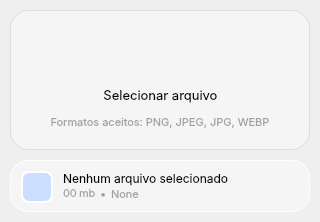
       <widget class="QFrame" name="wdgFileSelectorInfor_2">
        <property name="sizePolicy">
         <sizepolicy hsizetype="Fixed" vsizetype="Fixed">
          <horstretch>0</horstretch>
          <verstretch>0</verstretch>
         </sizepolicy>
        </property>
        <property name="minimumSize">
         <size>
          <width>0</width>
          <height>222</height>
         </size>
        </property>
        <property name="maximumSize">
         <size>
          <width>16777215</width>
          <height>222</height>
         </size>
        </property>
        <property name="styleSheet">
         <string notr="true">QFrame{
	background-color: qlineargradient(spread:pad, x1:0.506, y1:0, x2:0.516222, y2:1, stop:0 			rgba(255, 255, 255, 255), stop:1 rgba(232, 232, 232, 255));
	border-radius: 26px;
}</string>
        </property>
        <property name="frameShape">
         <enum>QFrame::Shape::NoFrame</enum>
        </property>
        <property name="frameShadow">
         <enum>QFrame::Shadow::Raised</enum>
        </property>
        <layout class="QVBoxLayout" name="verticalLayout_14">
         <property name="spacing">
          <number>10</number>
         </property>
         <property name="leftMargin">
          <number>10</number>
         </property>
         <property name="topMargin">
          <number>10</number>
         </property>
         <property name="rightMargin">
          <number>10</number>
         </property>
         <property name="bottomMargin">
          <number>10</number>
         </property>
         <item>
          <widget class="QWidget" name="wdgFileSelector_2" native="true">
           <property name="minimumSize">
            <size>
             <width>300</width>
             <height>140</height>
            </size>
           </property>
           <property name="maximumSize">
            <size>
             <width>300</width>
             <height>140</height>
            </size>
           </property>
           <property name="font">
            <font>
             <pointsize>11</pointsize>
            </font>
           </property>
           <property name="cursor">
            <cursorShape>PointingHandCursor</cursorShape>
           </property>
           <property name="focusPolicy">
            <enum>Qt::FocusPolicy::ClickFocus</enum>
           </property>
           <property name="toolTip">
            <string>Carregar Imagem (Ctrl+O)</string>
           </property>
           <property name="styleSheet">
            <string notr="true">QWidget {
	background-color: rgb(245, 245, 245);
    border: 1px solid rgb(221, 221, 221);
    border-radius: 18px;
}

QLabel {
	border: none;
	color: #000000;
	background-color: none;
}
</string>
           </property>
           <layout class="QVBoxLayout" name="verticalLayout_15">
            <property name="leftMargin">
             <number>16</number>
            </property>
            <property name="topMargin">
             <number>16</number>
            </property>
            <property name="rightMargin">
             <number>16</number>
            </property>
            <property name="bottomMargin">
             <number>16</number>
            </property>
            <item>
             <widget class="QLabel" name="lblIcon_2">
              <property name="maximumSize">
               <size>
                <width>16777215</width>
                <height>16777215</height>
               </size>
              </property>
              <property name="text">
               <string/>
              </property>
              <property name="pixmap">
               <pixmap resource="../assets/icons/resource_icons.qrc">:/icons/folder.png</pixmap>
              </property>
              <property name="alignment">
               <set>Qt::AlignmentFlag::AlignCenter</set>
              </property>
             </widget>
            </item>
            <item>
             <layout class="QVBoxLayout" name="verticalLayout_16">
              <property name="spacing">
               <number>2</number>
              </property>
              <item>
               <layout class="QHBoxLayout" name="horizontalLayout_11">
                <item>
                 <spacer name="horizontalSpacer_6">
                  <property name="orientation">
                   <enum>Qt::Orientation::Horizontal</enum>
                  </property>
                  <property name="sizeHint" stdset="0">
                   <size>
                    <width>40</width>
                    <height>20</height>
                   </size>
                  </property>
                 </spacer>
                </item>
                <item>
                 <widget class="QLabel" name="lblTitleFileSelector_3">
                  <property name="sizePolicy">
                   <sizepolicy hsizetype="Preferred" vsizetype="Minimum">
                    <horstretch>0</horstretch>
                    <verstretch>0</verstretch>
                   </sizepolicy>
                  </property>
                  <property name="maximumSize">
                   <size>
                    <width>16777215</width>
                    <height>16777215</height>
                   </size>
                  </property>
                  <property name="font">
                   <font>
                    <family>Inter</family>
                    <pointsize>10</pointsize>
                    <stylestrategy>PreferDefault</stylestrategy>
                    <kerning>true</kerning>
                    <hintingpreference>PreferNoHinting</hintingpreference>
                    <fontweight>DemiBold</fontweight>
                   </font>
                  </property>
                  <property name="styleSheet">
                   <string notr="true">QLabel {
	border: none;
	color: rgb(0, 0, 0);
}</string>
                  </property>
                  <property name="text">
                   <string>Selecionar arquivo</string>
                  </property>
                  <property name="alignment">
                   <set>Qt::AlignmentFlag::AlignCenter</set>
                  </property>
                 </widget>
                </item>
                <item>
                 <spacer name="horizontalSpacer_7">
                  <property name="orientation">
                   <enum>Qt::Orientation::Horizontal</enum>
                  </property>
                  <property name="sizeHint" stdset="0">
                   <size>
                    <width>40</width>
                    <height>20</height>
                   </size>
                  </property>
                 </spacer>
                </item>
               </layout>
              </item>
              <item>
               <widget class="QLabel" name="label_86">
                <property name="maximumSize">
                 <size>
                  <width>16777215</width>
                  <height>16777215</height>
                 </size>
                </property>
                <property name="font">
                 <font>
                  <family>Inter</family>
                  <pointsize>8</pointsize>
                  <hintingpreference>PreferNoHinting</hintingpreference>
                 </font>
                </property>
                <property name="styleSheet">
                 <string notr="true">QLabel{
	color: rgb(161, 161, 161)
}</string>
                </property>
                <property name="text">
                 <string>Formatos aceitos: PNG, JPEG, JPG, WEBP</string>
                </property>
                <property name="alignment">
                 <set>Qt::AlignmentFlag::AlignCenter</set>
                </property>
               </widget>
              </item>
             </layout>
            </item>
           </layout>
          </widget>
         </item>
         <item>
          <widget class="QFrame" name="frame_8">
           <property name="minimumSize">
            <size>
             <width>300</width>
             <height>52</height>
            </size>
           </property>
           <property name="maximumSize">
            <size>
             <width>300</width>
             <height>52</height>
            </size>
           </property>
           <property name="styleSheet">
            <string notr="true">QFrame {
	background-color: rgb(245, 245, 245);
    border: 1px solid rgb(255, 255, 255);
    border-radius: 18px;
}

QLabel {
	border: none;
	color: #000000;
	background-color: none;
}
</string>
           </property>
           <property name="frameShape">
            <enum>QFrame::Shape::StyledPanel</enum>
           </property>
           <property name="frameShadow">
            <enum>QFrame::Shadow::Raised</enum>
           </property>
           <layout class="QHBoxLayout" name="horizontalLayout_12">
            <property name="spacing">
             <number>10</number>
            </property>
            <property name="leftMargin">
             <number>10</number>
            </property>
            <property name="topMargin">
             <number>10</number>
            </property>
            <property name="rightMargin">
             <number>10</number>
            </property>
            <property name="bottomMargin">
             <number>10</number>
            </property>
            <item>
             <widget class="QFrame" name="frame_13">
              <property name="minimumSize">
               <size>
                <width>32</width>
                <height>32</height>
               </size>
              </property>
              <property name="maximumSize">
               <size>
                <width>32</width>
                <height>32</height>
               </size>
              </property>
              <property name="styleSheet">
               <string notr="true">QFrame {
	background-color: rgb(204, 222, 255);
    border: 2px solid rgb(255, 255, 255);
    border-radius: 8px;
}

QLabel {
	border: none;
	color: #000000;
	background-color: none;
}
</string>
              </property>
              <property name="frameShape">
               <enum>QFrame::Shape::StyledPanel</enum>
              </property>
              <property name="frameShadow">
               <enum>QFrame::Shadow::Raised</enum>
              </property>
              <layout class="QGridLayout" name="gridLayout_3">
               <property name="leftMargin">
                <number>2</number>
               </property>
               <property name="topMargin">
                <number>2</number>
               </property>
               <property name="rightMargin">
                <number>2</number>
               </property>
               <property name="bottomMargin">
                <number>2</number>
               </property>
               <property name="spacing">
                <number>2</number>
               </property>
               <item row="0" column="0">
                <widget class="QLabel" name="label_3">
                 <property name="maximumSize">
                  <size>
                   <width>16</width>
                   <height>14</height>
                  </size>
                 </property>
                 <property name="text">
                  <string/>
                 </property>
                 <property name="pixmap">
                  <pixmap resource="../assets/icons/resource_icons.qrc">:/icons/img.svg</pixmap>
                 </property>
                 <property name="alignment">
                  <set>Qt::AlignmentFlag::AlignCenter</set>
                 </property>
                 <property name="openExternalLinks">
                  <bool>false</bool>
                 </property>
                </widget>
               </item>
              </layout>
             </widget>
            </item>
            <item>
             <layout class="QVBoxLayout" name="verticalLayout_74">
              <property name="spacing">
               <number>0</number>
              </property>
              <item>
               <layout class="QHBoxLayout" name="horizontalLayout_115">
                <property name="spacing">
                 <number>0</number>
                </property>
                <item>
                 <widget class="QLabel" name="lblFileName_2">
                  <property name="font">
                   <font>
                    <family>Inter</family>
                    <pointsize>9</pointsize>
                    <bold>false</bold>
                    <hintingpreference>PreferNoHinting</hintingpreference>
                   </font>
                  </property>
                  <property name="styleSheet">
                   <string notr="true">QLabel {
	color: rgb(0, 0, 0);
}</string>
                  </property>
                  <property name="text">
                   <string>Nenhum arquivo selecionado</string>
                  </property>
                 </widget>
                </item>
                <item>
                 <spacer name="horizontalSpacer_117">
                  <property name="orientation">
                   <enum>Qt::Orientation::Horizontal</enum>
                  </property>
                  <property name="sizeHint" stdset="0">
                   <size>
                    <width>40</width>
                    <height>20</height>
                   </size>
                  </property>
                 </spacer>
                </item>
               </layout>
              </item>
              <item>
               <layout class="QHBoxLayout" name="horizontalLayout_116">
                <property name="spacing">
                 <number>4</number>
                </property>
                <item>
                 <layout class="QHBoxLayout" name="horizontalLayout_13">
                  <property name="spacing">
                   <number>2</number>
                  </property>
                  <item>
                   <widget class="QLabel" name="lblFileSize_2">
                    <property name="sizePolicy">
                     <sizepolicy hsizetype="Preferred" vsizetype="Fixed">
                      <horstretch>0</horstretch>
                      <verstretch>0</verstretch>
                     </sizepolicy>
                    </property>
                    <property name="minimumSize">
                     <size>
                      <width>0</width>
                      <height>0</height>
                     </size>
                    </property>
                    <property name="maximumSize">
                     <size>
                      <width>16777215</width>
                      <height>16777215</height>
                     </size>
                    </property>
                    <property name="font">
                     <font>
                      <family>Inter</family>
                      <pointsize>8</pointsize>
                      <hintingpreference>PreferNoHinting</hintingpreference>
                     </font>
                    </property>
                    <property name="styleSheet">
                     <string notr="true">QLabel{
	color: rgb(161, 161, 161);
}</string>
                    </property>
                    <property name="text">
                     <string>00</string>
                    </property>
                    <property name="wordWrap">
                     <bool>false</bool>
                    </property>
                    <property name="openExternalLinks">
                     <bool>false</bool>
                    </property>
                   </widget>
                  </item>
                  <item>
                   <widget class="QLabel" name="lblFileSizeMB_2">
                    <property name="sizePolicy">
                     <sizepolicy hsizetype="Preferred" vsizetype="Fixed">
                      <horstretch>0</horstretch>
                      <verstretch>0</verstretch>
                     </sizepolicy>
                    </property>
                    <property name="minimumSize">
                     <size>
                      <width>0</width>
                      <height>0</height>
                     </size>
                    </property>
                    <property name="maximumSize">
                     <size>
                      <width>16777215</width>
                      <height>16777215</height>
                     </size>
                    </property>
                    <property name="font">
                     <font>
                      <family>Inter</family>
                      <pointsize>8</pointsize>
                      <hintingpreference>PreferNoHinting</hintingpreference>
                     </font>
                    </property>
                    <property name="styleSheet">
                     <string notr="true">QLabel{
	color: rgb(161, 161, 161);
}</string>
                    </property>
                    <property name="text">
                     <string>mb</string>
                    </property>
                    <property name="wordWrap">
                     <bool>false</bool>
                    </property>
                    <property name="openExternalLinks">
                     <bool>false</bool>
                    </property>
                   </widget>
                  </item>
                 </layout>
                </item>
                <item>
                 <widget class="QLabel" name="lblDiv_2">
                  <property name="sizePolicy">
                   <sizepolicy hsizetype="Minimum" vsizetype="Minimum">
                    <horstretch>0</horstretch>
                    <verstretch>0</verstretch>
                   </sizepolicy>
                  </property>
                  <property name="minimumSize">
                   <size>
                    <width>0</width>
                    <height>0</height>
                   </size>
                  </property>
                  <property name="maximumSize">
                   <size>
                    <width>16777215</width>
                    <height>16777215</height>
                   </size>
                  </property>
                  <property name="font">
                   <font>
                    <family>Inter</family>
                    <pointsize>8</pointsize>
                   </font>
                  </property>
                  <property name="styleSheet">
                   <string notr="true">QLabel{
	color: rgb(161, 161, 161);
}</string>
                  </property>
                  <property name="text">
                   <string>•</string>
                  </property>
                  <property name="wordWrap">
                   <bool>false</bool>
                  </property>
                  <property name="openExternalLinks">
                   <bool>false</bool>
                  </property>
                 </widget>
                </item>
                <item>
                 <widget class="QLabel" name="lblFilePath_2">
                  <property name="maximumSize">
                   <size>
                    <width>16777215</width>
                    <height>18</height>
                   </size>
                  </property>
                  <property name="font">
                   <font>
                    <family>Inter</family>
                    <pointsize>8</pointsize>
                    <hintingpreference>PreferNoHinting</hintingpreference>
                   </font>
                  </property>
                  <property name="cursor">
                   <cursorShape>ArrowCursor</cursorShape>
                  </property>
                  <property name="styleSheet">
                   <string notr="true">QLabel{
	color: rgb(161, 161, 161);
}</string>
                  </property>
                  <property name="text">
                   <string>None</string>
                  </property>
                  <property name="textFormat">
                   <enum>Qt::TextFormat::AutoText</enum>
                  </property>
                  <property name="textInteractionFlags">
                   <set>Qt::TextInteractionFlag::NoTextInteraction</set>
                  </property>
                 </widget>
                </item>
                <item>
                 <spacer name="horizontalSpacer_118">
                  <property name="orientation">
                   <enum>Qt::Orientation::Horizontal</enum>
                  </property>
                  <property name="sizeHint" stdset="0">
                   <size>
                    <width>40</width>
                    <height>20</height>
                   </size>
                  </property>
                 </spacer>
                </item>
               </layout>
              </item>
             </layout>
            </item>
           </layout>
          </widget>
         </item>
        </layout>
       </widget>
